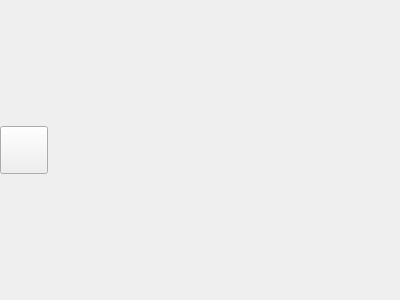
<?xml version="1.0" encoding="UTF-8"?>
<ui version="4.0">
 <class>InkInfoWidget</class>
 <widget class="QWidget" name="InkInfoWidget">
  <property name="geometry">
   <rect>
    <x>0</x>
    <y>0</y>
    <width>400</width>
    <height>300</height>
   </rect>
  </property>
  <property name="windowTitle">
   <string>Form</string>
  </property>
  <layout class="QHBoxLayout" name="horizontalLayout">
   <property name="spacing">
    <number>16</number>
   </property>
   <property name="leftMargin">
    <number>0</number>
   </property>
   <property name="topMargin">
    <number>0</number>
   </property>
   <property name="rightMargin">
    <number>0</number>
   </property>
   <property name="bottomMargin">
    <number>0</number>
   </property>
   <item>
    <widget class="CustomColorButton" name="inkColorButton">
     <property name="sizePolicy">
      <sizepolicy hsizetype="Fixed" vsizetype="Fixed">
       <horstretch>0</horstretch>
       <verstretch>0</verstretch>
      </sizepolicy>
     </property>
     <property name="minimumSize">
      <size>
       <width>48</width>
       <height>48</height>
      </size>
     </property>
     <property name="maximumSize">
      <size>
       <width>48</width>
       <height>48</height>
      </size>
     </property>
     <property name="text">
      <string/>
     </property>
    </widget>
   </item>
   <item>
    <layout class="QVBoxLayout" name="verticalLayout">
     <property name="spacing">
      <number>0</number>
     </property>
     <item>
      <widget class="QLabel" name="mainLabel">
       <property name="text">
        <string/>
       </property>
      </widget>
     </item>
     <item>
      <widget class="QLabel" name="informativeLabel">
       <property name="text">
        <string/>
       </property>
      </widget>
     </item>
    </layout>
   </item>
  </layout>
 </widget>
 <customwidgets>
  <customwidget>
   <class>CustomColorButton</class>
   <extends>QPushButton</extends>
   <header>custom_color_button.h</header>
  </customwidget>
 </customwidgets>
 <resources/>
 <connections/>
</ui>
